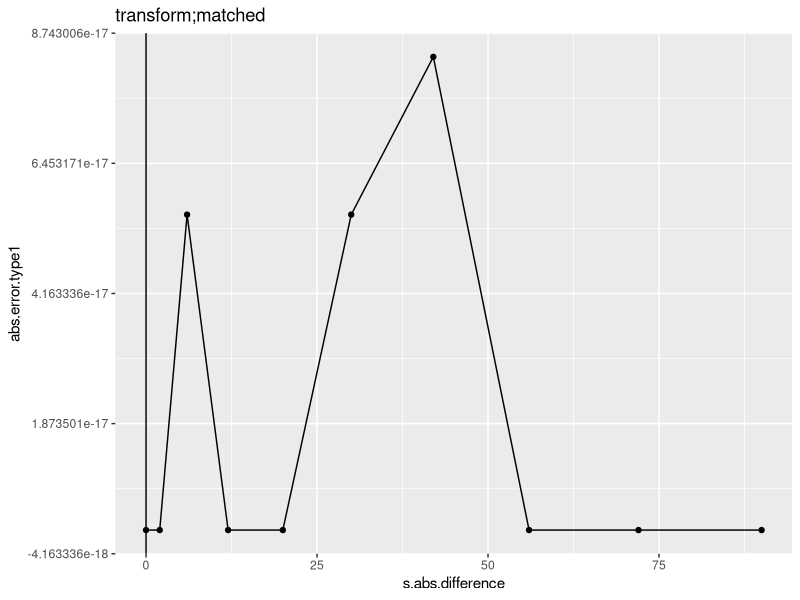
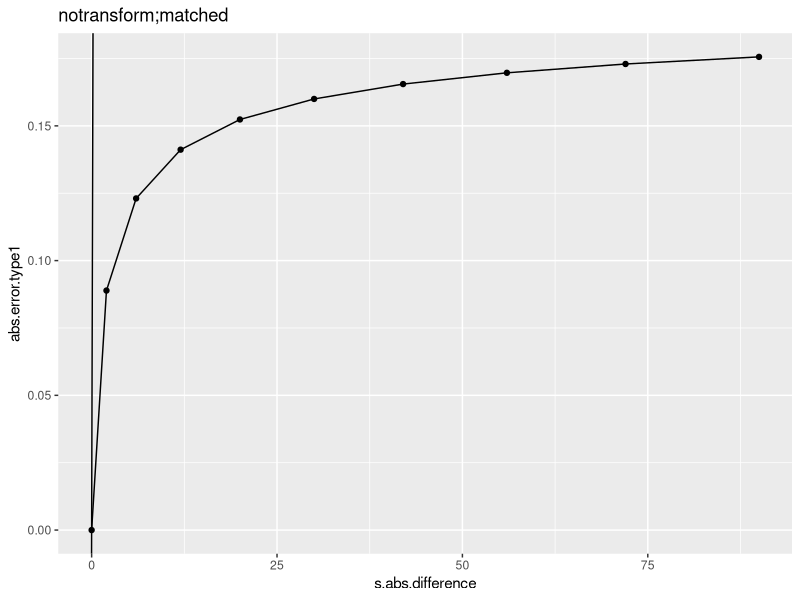
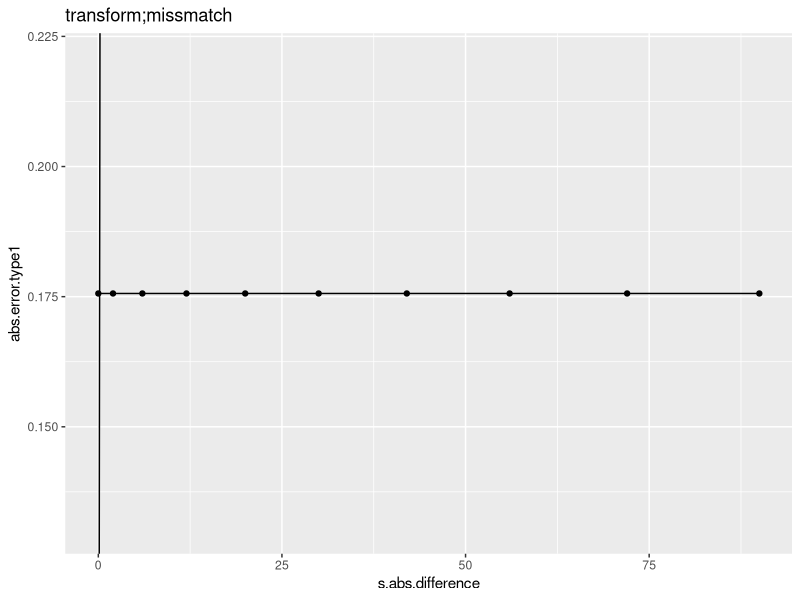
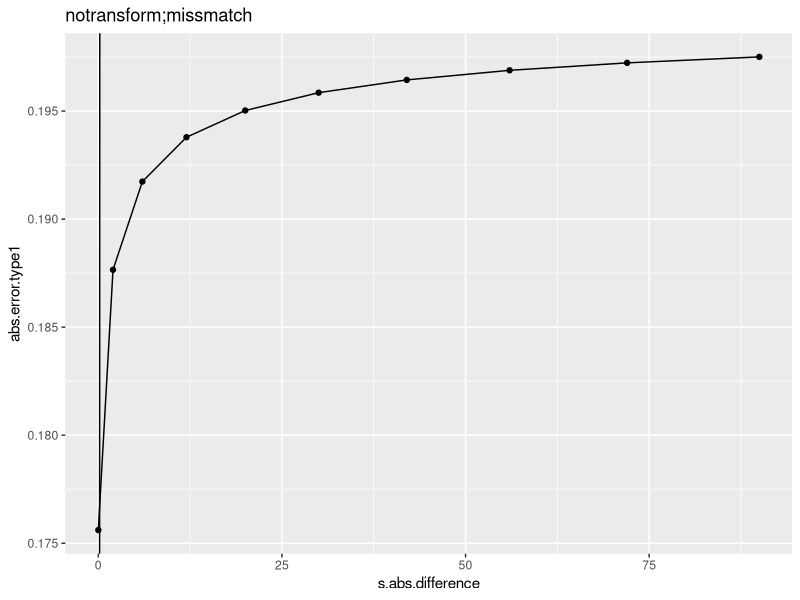
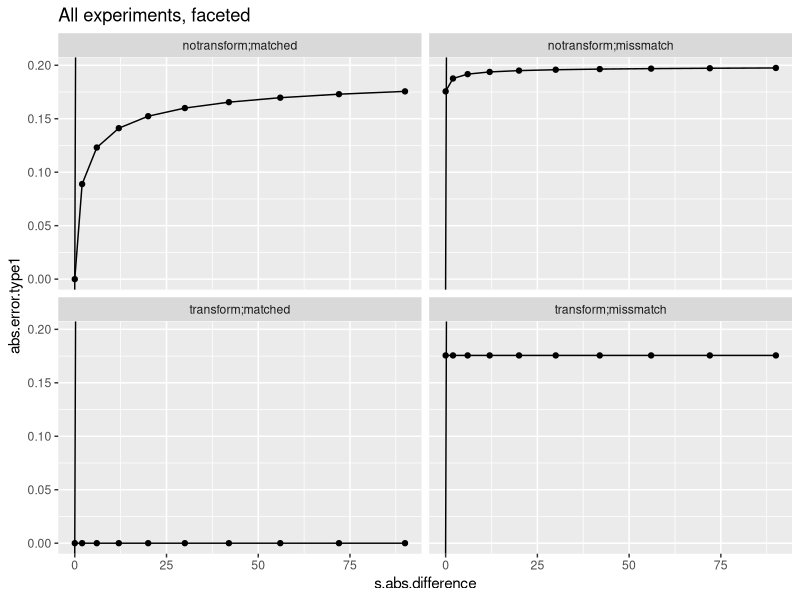
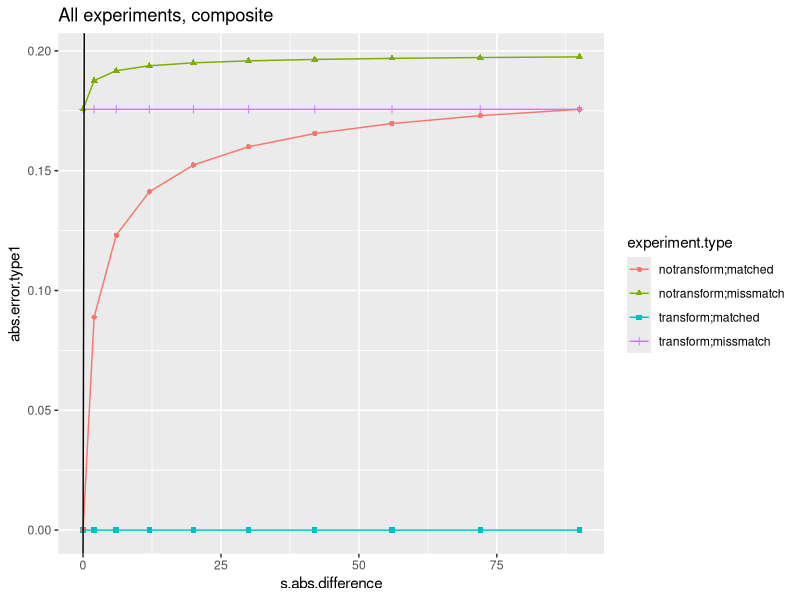

The R script that drew these images, in order:
library(dplyr)
library(ggplot2)

#-----------------
# helper functions
#-----------------
simulation_results <- function(s.list.experiment, z, z.pb = NULL,
                               scale.s = FALSE, p.true = c(0.2, 0.8),
                               experiment.type = "s_squared_relation"){
  if(is(z.pb, "NULL")){z.pb <- z}
  y.series <- lapply(s.list.experiment, function(s){
    zs <- sweep(z.pb, 2, s, "*"); t(t(p.true) %*% t(zs))
  })
  index.vector <- seq(length(y.series))
  experiment.list <- lapply(index.vector, function(index){
    y.experiment <- y.series[[index]]
    s.iteration <- s.list.experiment[[index]]
    z.iteration <- z
    if(scale.s){z.iteration <- sweep(z.iteration, 2, s.iteration, "*")}
    p.predicted <- nnls::nnls(A = z.iteration, b = y.experiment)$x
    p.predicted <- p.predicted/sum(p.predicted)
    c(index, s.iteration, p.predicted)
  })
  experiment.table <- do.call(rbind, experiment.list) %>% as.data.frame()
  colnames(experiment.table) <- c("index", "s.type1", "s.type2", "p.pred.type1", "p.pred.type2")
  experiment.table$s.difference <- experiment.table$s.type1 - experiment.table$s.type2
  experiment.table$s.abs.difference <- abs(experiment.table$s.difference)
  experiment.table$p.true.type1 <- p.true[1]
  experiment.table$p.true.type2 <- p.true[2]
  experiment.table$error.type1 <- experiment.table$p.pred.type1 - experiment.table$p.true.type1
  experiment.table$error.type2 <- experiment.table$p.pred.type2 - experiment.table$p.true.type2
  experiment.table$abs.error.type1 <- abs(experiment.table$error.type1)
  experiment.table$abs.error.type2 <- abs(experiment.table$error.type2)
  experiment.table$experiment.type <- experiment.type
  return(experiment.table)
}

#-----------
# get s list
#-----------
s.vector <- seq(1, 10, 1)
s.list.square <- lapply(s.vector, function(item){c(item, item^2)})

#---------------------
# set z with transform
#---------------------
# set z
z <- matrix(c(0, 1, 1, 0), nrow = 2)
s <- s.list.square[[length(s.list.square)]]
z.pb <- sweep(z, 2, s, "*")

# results labels
results1.label <- "transform;matched"
results2.label <- "notransform;matched"
results3.label <- "transform;missmatch"
results4.label <- "notransform;missmatch"

# matched, with transform
results1 <- simulation_results(s.list.square, z = z, scale.s = TRUE, 
                               experiment.type = results1.label)
# matched, no transform
results2 <- simulation_results(s.list.square, z = z, scale.s = FALSE, 
                               experiment.type = results2.label)
# missmatched, with transform
results3 <- simulation_results(s.list.square, z = z, z.pb = z.pb, scale.s = TRUE, 
                               experiment.type = results3.label)
# missmatched, no transform
results4 <- simulation_results(s.list.square, z = z, z.pb = z.pb, scale.s = FALSE, 
                               experiment.type = results4.label)

results.all <- rbind(results1, results2, results3, results4)

# plots
ggplot(results1, aes(x = s.abs.difference, y = abs.error.type1)) +
  geom_point() + geom_line() + geom_abline(slope = 1, intercept = 0) +
  ggtitle(results1.label)

ggplot(results2, aes(x = s.abs.difference, y = abs.error.type1)) +
  geom_point() + geom_line() + geom_abline(slope = 1, intercept = 0) +
  ggtitle(results2.label)

ggplot(results3, aes(x = s.abs.difference, y = abs.error.type1)) +
  geom_point() + geom_line() + geom_abline(slope = 1, intercept = 0) +
  ggtitle(results3.label)

ggplot(results4, aes(x = s.abs.difference, y = abs.error.type1)) +
  geom_point() + geom_line() + geom_abline(slope = 1, intercept = 0) +
  ggtitle(results4.label)

ggplot(results.all, aes(x = s.abs.difference, y = abs.error.type1)) +
  geom_point() + geom_line() + geom_abline(slope = 1, intercept = 0) + 
  facet_wrap(~experiment.type) + ggtitle("All experiments, faceted")

ggplot(results.all, aes(x = s.abs.difference, y = abs.error.type1, 
                        color = experiment.type, shape = experiment.type)) +
  geom_point() + geom_line() + geom_abline(slope = 1, intercept = 0) + 
  ggtitle("All experiments, composite")
